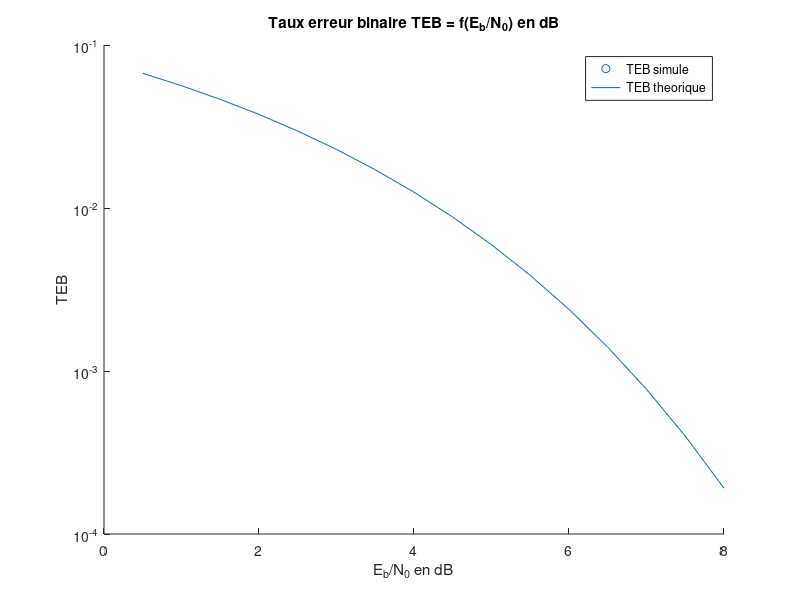

The MATLAB source for this figure:
clear all
close all

%% Paramètre du modulateur
Rb = 6000; % Debit binaire des bits
Tb = 1/Rb; % Temps de 1 bit
M = 2;
m = 1; %1 bit par symbole pour le mapping. log2(M)
Rs = Rb/m; % Debit des symboles
Ts = 1/Rs; % Tenps d'un symbole


%% Information binaire a transmettre
N = 10000; %Nombre de bit a transmettre
bits = randi([0, 1], 1, N); %Signal aleatoire de N bits.

%% Mapping: Symbole binaire de moyenne nulle ak={-1, 1}
ak = [-1, 1]; %Mapping binaires a moyenne nulle
map(bits==0) = ak(1);
map(bits==1) = ak(2);

%% Surechantillonnage
Fe = 24000; %Frequence echantillonage
Te = 1/Fe;
Ns = Fe*Ts; %Nombre d'échantillons par symbole
Nt = N*Ns; %=size(map). Nombre d'échantillon totale. On rajoute des zeros !
map = kron(map, [1 zeros(1, Ns-1)]);

%% Filtre mise en forme
h1 = ones(1, Ns);
x1 = filter(h1, 1, map);

%% Filtre canal
Px = mean(abs(x1).^2);
EbN0 = 0.5:0.5:8; %en Db
X = [];
T = [];
for i=1:length(EbN0)
    E = 10^(EbN0(i)/10);
    sigma2 = Px*Ns/(2*log2(M)*E);
    bruit = sqrt(sigma2)*randn(1, Nt);
    x1b = x1 + bruit;
    x1c = x1b; %Reponse impulsionnelle de type dirac

    %% Filtre reception
    hr1 = ones(1, Ns); %Reponse impulsionnelle de type rectangulaire de duree Ts=Ns*Te
    x1r = filter(hr1, 1, x1c);
    X = [X; x1r];
    %% Echantillonnage
    n01 = 4; %Cf diagrame de l'oeil
    z1 = x1r(n01:Ns:end); 

    %% Decision+Demapping
    y1 = (sign(z1)+1)/2;

    %% Taux Erreur Binaire
    t1 = mean(y1~=bits);
    T = [T; t1];
end

%% Graph
% Diagramme de l'oeil pour diffeerentes valeurs de Eb/N0.
%fig = figure();
%for i=1:4
%    j = i*floor(length(EbN0)/4)
%    subplot(2, 2, i);
%    plot( reshape(X(j, :), [Ns, N]) );
%    EN = EbN0(j);
%    title(sprintf("Diagramme de l'oeil pour E_b/N_0 = %f dB", EN));
%end
%saveas(fig, "figures/ChaineRefOeilEbN0.png");
% TEB=f(Eb/N0)
fig = figure();
scatter(EbN0, T, 'b+');
hold on
plot(EbN0, qfunc(sqrt(2*10.^(EbN0/10))));
set(gca,'yscale','log');
hold off
legend('TEB simule','TEB theorique');
title(sprintf("Taux erreur binaire TEB = f(E_b/N_0) en dB"));
xlabel("E_b/N_0 en dB");
ylabel("TEB");

saveas(fig, "figures/ChaineRefTEBEbN0.png");